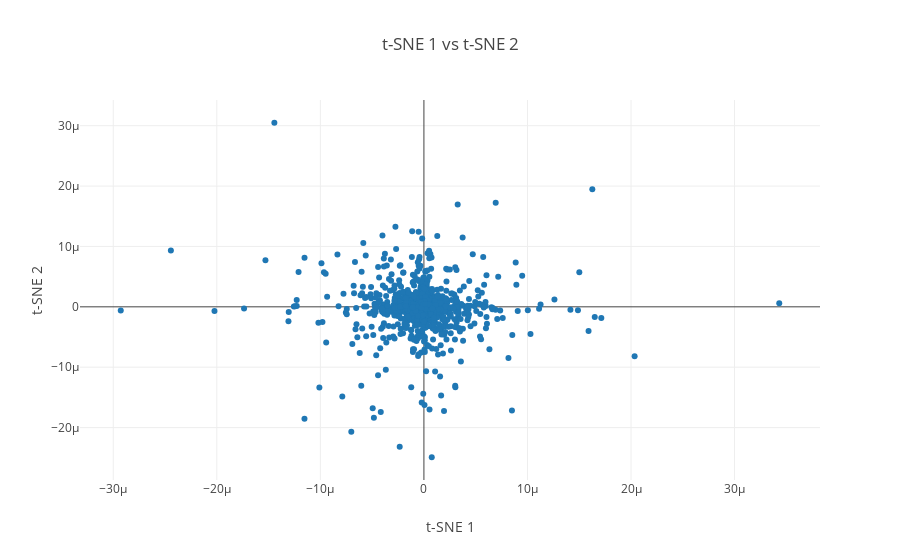

Notebook cell for this chart:
### Code cell
# plot_words(glove_tsne_embds, 0, 2000, 1)

### Figure 1 — Plotly figure (JSON) as saved in the notebook; plotly's stock layout.template omitted (floating-point values rounded to 4 significant figures; data arrays with more than 128 entries replaced by an {"elided": "..."} marker saying what was removed)
{"data": [{"mode": "markers", "text": {"elided": "2000 str values"}, "type": "scatter", "uid": "e41faec4-2ca1-41e4-b7f5-97658f8dfa6e", "x": {"elided": "2000 float values"}, "y": {"elided": "2000 float values"}}], "layout": {"hovermode": "closest", "title": "t-SNE 1 vs t-SNE 2", "xaxis": {"title": "t-SNE 1"}, "yaxis": {"title": "t-SNE 2"}}}
